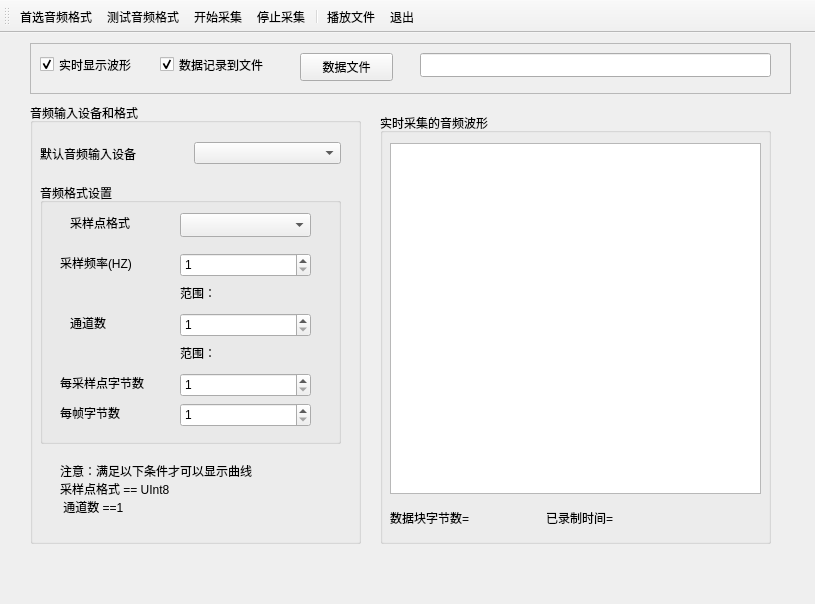
<?xml version="1.0" encoding="UTF-8"?>
<ui version="4.0">
 <class>MainWindow</class>
 <widget class="QMainWindow" name="MainWindow">
  <property name="windowModality">
   <enum>Qt::NonModal</enum>
  </property>
  <property name="geometry">
   <rect>
    <x>0</x>
    <y>0</y>
    <width>815</width>
    <height>604</height>
   </rect>
  </property>
  <property name="windowTitle">
   <string>原始音频的采集和播放</string>
  </property>
  <widget class="QWidget" name="centralwidget">
   <widget class="QFrame" name="frame">
    <property name="geometry">
     <rect>
      <x>30</x>
      <y>10</y>
      <width>761</width>
      <height>51</height>
     </rect>
    </property>
    <property name="frameShape">
     <enum>QFrame::StyledPanel</enum>
    </property>
    <property name="frameShadow">
     <enum>QFrame::Raised</enum>
    </property>
    <widget class="QCheckBox" name="chkBoxShowWave">
     <property name="geometry">
      <rect>
       <x>10</x>
       <y>10</y>
       <width>111</width>
       <height>23</height>
      </rect>
     </property>
     <property name="text">
      <string>实时显示波形</string>
     </property>
     <property name="checked">
      <bool>true</bool>
     </property>
    </widget>
    <widget class="QCheckBox" name="chkBoxSaveToFile">
     <property name="geometry">
      <rect>
       <x>130</x>
       <y>10</y>
       <width>131</width>
       <height>23</height>
      </rect>
     </property>
     <property name="text">
      <string>数据记录到文件</string>
     </property>
     <property name="checked">
      <bool>true</bool>
     </property>
    </widget>
    <widget class="QPushButton" name="btnGetFile">
     <property name="geometry">
      <rect>
       <x>270</x>
       <y>10</y>
       <width>93</width>
       <height>28</height>
      </rect>
     </property>
     <property name="text">
      <string>数据文件</string>
     </property>
     <property name="icon">
      <iconset resource="res.qrc">
       <normaloff>:/images/images/104.bmp</normaloff>:/images/images/104.bmp</iconset>
     </property>
    </widget>
    <widget class="QLineEdit" name="editFileName">
     <property name="geometry">
      <rect>
       <x>390</x>
       <y>10</y>
       <width>351</width>
       <height>24</height>
      </rect>
     </property>
    </widget>
   </widget>
   <widget class="QGroupBox" name="groupBoxDevice">
    <property name="geometry">
     <rect>
      <x>30</x>
      <y>70</y>
      <width>331</width>
      <height>441</height>
     </rect>
    </property>
    <property name="title">
     <string>音频输入设备和格式</string>
    </property>
    <widget class="QWidget" name="horizontalLayoutWidget">
     <property name="geometry">
      <rect>
       <x>10</x>
       <y>30</y>
       <width>301</width>
       <height>41</height>
      </rect>
     </property>
     <layout class="QHBoxLayout" name="horizontalLayout">
      <item>
       <widget class="QLabel" name="label">
        <property name="text">
         <string>默认音频输入设备</string>
        </property>
       </widget>
      </item>
      <item>
       <widget class="QComboBox" name="comboDevice"/>
      </item>
     </layout>
    </widget>
    <widget class="QGroupBox" name="groupBox">
     <property name="geometry">
      <rect>
       <x>10</x>
       <y>80</y>
       <width>301</width>
       <height>261</height>
      </rect>
     </property>
     <property name="title">
      <string>音频格式设置</string>
     </property>
     <widget class="QLabel" name="actualSampleTypeLabel">
      <property name="geometry">
       <rect>
        <x>30</x>
        <y>30</y>
        <width>81</width>
        <height>19</height>
       </rect>
      </property>
      <property name="text">
       <string>采样点格式</string>
      </property>
     </widget>
     <widget class="QLabel" name="actualFreqLabel">
      <property name="geometry">
       <rect>
        <x>20</x>
        <y>70</y>
        <width>91</width>
        <height>20</height>
       </rect>
      </property>
      <property name="text">
       <string>采样频率(HZ)</string>
      </property>
     </widget>
     <widget class="QSpinBox" name="spinSampRate">
      <property name="geometry">
       <rect>
        <x>140</x>
        <y>70</y>
        <width>131</width>
        <height>24</height>
       </rect>
      </property>
      <property name="minimum">
       <number>1</number>
      </property>
      <property name="maximum">
       <number>10000000</number>
      </property>
     </widget>
     <widget class="QLabel" name="labSampRateRange">
      <property name="geometry">
       <rect>
        <x>140</x>
        <y>100</y>
        <width>171</width>
        <height>19</height>
       </rect>
      </property>
      <property name="text">
       <string>范围：</string>
      </property>
     </widget>
     <widget class="QLabel" name="actualChannelLabel">
      <property name="geometry">
       <rect>
        <x>30</x>
        <y>130</y>
        <width>69</width>
        <height>19</height>
       </rect>
      </property>
      <property name="text">
       <string>通道数</string>
      </property>
     </widget>
     <widget class="QSpinBox" name="spinChanCount">
      <property name="geometry">
       <rect>
        <x>140</x>
        <y>130</y>
        <width>131</width>
        <height>24</height>
       </rect>
      </property>
      <property name="minimum">
       <number>1</number>
      </property>
      <property name="maximum">
       <number>100</number>
      </property>
     </widget>
     <widget class="QLabel" name="actualSampleSizeLabel">
      <property name="geometry">
       <rect>
        <x>20</x>
        <y>190</y>
        <width>111</width>
        <height>19</height>
       </rect>
      </property>
      <property name="text">
       <string>每采样点字节数</string>
      </property>
     </widget>
     <widget class="QSpinBox" name="spinBytesPerSamp">
      <property name="geometry">
       <rect>
        <x>140</x>
        <y>190</y>
        <width>131</width>
        <height>24</height>
       </rect>
      </property>
      <property name="minimum">
       <number>1</number>
      </property>
      <property name="maximum">
       <number>10</number>
      </property>
     </widget>
     <widget class="QLabel" name="actualSampleSizeLable_2">
      <property name="geometry">
       <rect>
        <x>20</x>
        <y>220</y>
        <width>81</width>
        <height>19</height>
       </rect>
      </property>
      <property name="text">
       <string>每帧字节数</string>
      </property>
     </widget>
     <widget class="QSpinBox" name="spinBytesPerFrame">
      <property name="geometry">
       <rect>
        <x>140</x>
        <y>220</y>
        <width>131</width>
        <height>24</height>
       </rect>
      </property>
      <property name="minimum">
       <number>1</number>
      </property>
      <property name="maximum">
       <number>10000000</number>
      </property>
     </widget>
     <widget class="QLabel" name="labelChanCountRange">
      <property name="geometry">
       <rect>
        <x>140</x>
        <y>160</y>
        <width>171</width>
        <height>19</height>
       </rect>
      </property>
      <property name="text">
       <string>范围：</string>
      </property>
     </widget>
     <widget class="QComboBox" name="comboSampFormat">
      <property name="geometry">
       <rect>
        <x>140</x>
        <y>30</y>
        <width>131</width>
        <height>24</height>
       </rect>
      </property>
      <property name="currentIndex">
       <number>-1</number>
      </property>
     </widget>
    </widget>
    <widget class="QLabel" name="label_2">
     <property name="geometry">
      <rect>
       <x>30</x>
       <y>350</y>
       <width>241</width>
       <height>71</height>
      </rect>
     </property>
     <property name="text">
      <string>注意：满足以下条件才可以显示曲线
采样点格式 == UInt8
 通道数 ==1</string>
     </property>
    </widget>
   </widget>
   <widget class="QGroupBox" name="groupBox_2">
    <property name="geometry">
     <rect>
      <x>380</x>
      <y>80</y>
      <width>391</width>
      <height>431</height>
     </rect>
    </property>
    <property name="title">
     <string>实时采集的音频波形</string>
    </property>
    <widget class="TChartView" name="chartView">
     <property name="geometry">
      <rect>
       <x>10</x>
       <y>30</y>
       <width>371</width>
       <height>351</height>
      </rect>
     </property>
     <property name="cursor" stdset="0">
      <cursorShape>CrossCursor</cursorShape>
     </property>
    </widget>
    <widget class="QWidget" name="horizontalLayoutWidget_2">
     <property name="geometry">
      <rect>
       <x>10</x>
       <y>389</y>
       <width>416</width>
       <height>31</height>
      </rect>
     </property>
     <layout class="QHBoxLayout" name="horizontalLayout_2">
      <item>
       <widget class="QLabel" name="labBlockSize">
        <property name="minimumSize">
         <size>
          <width>150</width>
          <height>0</height>
         </size>
        </property>
        <property name="text">
         <string>数据块字节数=</string>
        </property>
       </widget>
      </item>
      <item>
       <widget class="QLabel" name="labBufferSize">
        <property name="minimumSize">
         <size>
          <width>150</width>
          <height>0</height>
         </size>
        </property>
        <property name="text">
         <string>已录制时间=</string>
        </property>
       </widget>
      </item>
      <item>
       <spacer name="horizontalSpacer">
        <property name="orientation">
         <enum>Qt::Horizontal</enum>
        </property>
        <property name="sizeHint" stdset="0">
         <size>
          <width>40</width>
          <height>20</height>
         </size>
        </property>
       </spacer>
      </item>
     </layout>
    </widget>
   </widget>
  </widget>
  <widget class="QToolBar" name="mainToolBar">
   <property name="windowTitle">
    <string>toolBar</string>
   </property>
   <property name="toolButtonStyle">
    <enum>Qt::ToolButtonTextBesideIcon</enum>
   </property>
   <attribute name="toolBarArea">
    <enum>TopToolBarArea</enum>
   </attribute>
   <attribute name="toolBarBreak">
    <bool>false</bool>
   </attribute>
   <addaction name="actPreferFormat"/>
   <addaction name="actTest"/>
   <addaction name="actStart"/>
   <addaction name="actStop"/>
   <addaction name="separator"/>
   <addaction name="actPlayFile"/>
   <addaction name="actQuit"/>
  </widget>
  <action name="actStart">
   <property name="icon">
    <iconset resource="res.qrc">
     <normaloff>:/images/images/626.bmp</normaloff>:/images/images/626.bmp</iconset>
   </property>
   <property name="text">
    <string>开始采集</string>
   </property>
   <property name="toolTip">
    <string>开始采集</string>
   </property>
  </action>
  <action name="actStop">
   <property name="icon">
    <iconset resource="res.qrc">
     <normaloff>:/images/images/624.bmp</normaloff>:/images/images/624.bmp</iconset>
   </property>
   <property name="text">
    <string>停止采集</string>
   </property>
   <property name="toolTip">
    <string>停止采集</string>
   </property>
  </action>
  <action name="actQuit">
   <property name="icon">
    <iconset resource="res.qrc">
     <normaloff>:/images/images/132.bmp</normaloff>:/images/images/132.bmp</iconset>
   </property>
   <property name="text">
    <string>退出</string>
   </property>
   <property name="toolTip">
    <string>退出</string>
   </property>
  </action>
  <action name="actTest">
   <property name="icon">
    <iconset resource="res.qrc">
     <normaloff>:/images/images/22.ico</normaloff>:/images/images/22.ico</iconset>
   </property>
   <property name="text">
    <string>测试音频格式</string>
   </property>
   <property name="toolTip">
    <string>测试是否支持所设置的音频格式</string>
   </property>
  </action>
  <action name="actPlayFile">
   <property name="icon">
    <iconset resource="res.qrc">
     <normaloff>:/images/images/632.bmp</normaloff>:/images/images/632.bmp</iconset>
   </property>
   <property name="text">
    <string>播放文件</string>
   </property>
   <property name="toolTip">
    <string>播放文件</string>
   </property>
  </action>
  <action name="actPreferFormat">
   <property name="icon">
    <iconset resource="res.qrc">
     <normaloff>:/images/images/237.GIF</normaloff>:/images/images/237.GIF</iconset>
   </property>
   <property name="text">
    <string>首选音频格式</string>
   </property>
   <property name="toolTip">
    <string>首选音频格式</string>
   </property>
  </action>
 </widget>
 <customwidgets>
  <customwidget>
   <class>TChartView</class>
   <extends>QGraphicsView</extends>
   <header location="global">tchartview.h</header>
  </customwidget>
 </customwidgets>
 <resources>
  <include location="res.qrc"/>
 </resources>
 <connections/>
</ui>
